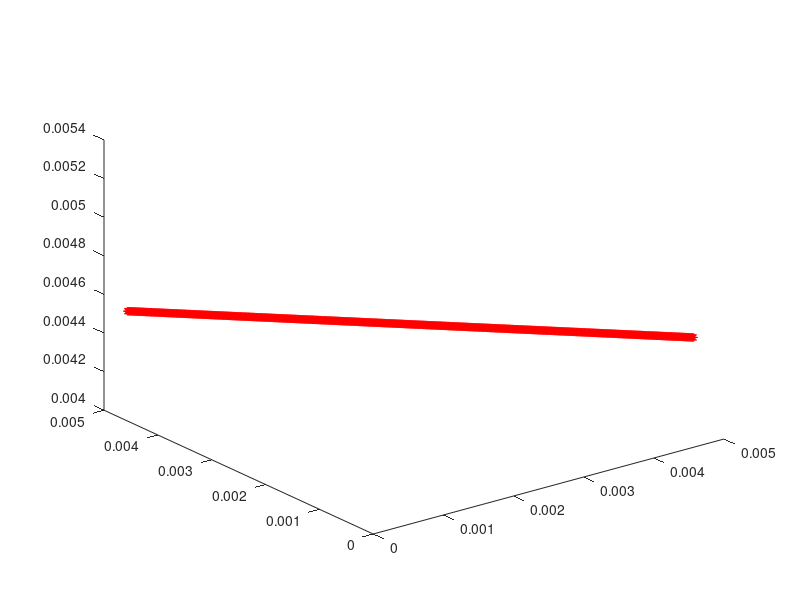

MATLAB code for this plot: (Note: this script raises an error after producing the figure.)
%% PMOP13 and 14 are degenrated problems.
P =1;
M = 10; %% objs
x=[0:0.001:1];
%%%%%%%%%%%%%%%%%%%%%%%%%%%%%%%%%%%%%%%%%%%%%%%%%%%%%%%%%%
A=2;
B=1;
S=-1;
%%%%%%%%%%%%%%%%%%%%%%%%%%%%%%%%%%%%%%%%%%%%%%%%%%%%%%%%%%
% x=[0:0.01:1];
% y=[0:0.01:1];
% [u,v]=meshgrid(x,y);
% m1 = 1 + exp(sin(A.*power(u, B).*pi+pi./2))./(power(2, S).* A);
% mkk=sqrt(m1);
% f1=mkk.*u.*v;
% f2=mkk.*u.*(1-v);
% f3=mkk.*(1-u);
% plot3(f1,f2,f3,'k');
% hold on
%%%%%%%%%%%%%%%%%%%%%%%%%%%%%%%%%%%%%%%%%%%%%%%%%%%%%%%%%%%%%%%%%%%%%%%%%%%
%% parameters in knee function;
m1 = 1 + exp(sin(A.*power(x, B).*pi+pi./2))./(power(2, S).* A);
%%%%%%%%%%%%%%%%%%%%%%%%%%%%%%%%%%%%%%%%%%%%%%%%%%%%%%%%%%%%%%%%%%%%%%%%%%%
%% find the index of the minima  
[~,N] = size(x); %% the size of x
[mm,mxid] = min(m1(1,1:N));
%% [mm2,mxid2] = min(m1(1,index:N));
%% corresponding x 
xknee = [];
minx = x(mxid);
%% minx2 = x(mxid2+index-1);
xknee =[xknee;minx];
% %%%%%%%%%%%%%%%%%%%%%%%%%%%%%%%%%%%%%%%%%%%%%%%%%%%%%%%%%%%%%%%%%%%%%%%%%%%
[nx,ny] = size(x);
vark = zeros(ny,M-1);
tmmp = repmat(xknee,ny,M-2);
vark(:,1:M-2) = tmmp;
vark(:,M-1) = x';
% %%%%%%%%%%%%%%%%%%%%%%%%%%%%%%%%%%%%%%%%%%%%%%%%%%%%%%%%%%%%
kneef = 1 + exp(sin(A.*power(xknee, B).*pi+pi./2))./(power(2, S).* A);
kneef = sqrt(kneef);
% %%%%%%%%%%%%%%%%%%%%%%%%%%%%%%%%%%%%%%%%%%%%%%%%%%%%%%%%%%%%
PopObj = ones(N,M);  
for i=1:M
      PopObj(:,i) = PopObj(:,i).*(1.0).* kneef;
end
for i=1:M
               for j=1:M-i
                  PopObj(:,i) =  PopObj(:,i).*power(vark(:,j), P);
               end
               if i~=1
                   aux = M - i +1;
                   PopObj(:,i)= PopObj(:,i).*(1 - power(vark(:,aux), P));
               end
end
plot3(PopObj(:,1),PopObj(:,2),PopObj(:,3),'r*');
hold on
%%%%%%%%%%%%%%%%%%%%%%%%%%%%%%%%%%%%%%%%%%%%%%%%%%%%%%%%%%%
saveKnee('PMOP14-',PopObj,M);
% view(124,21)
